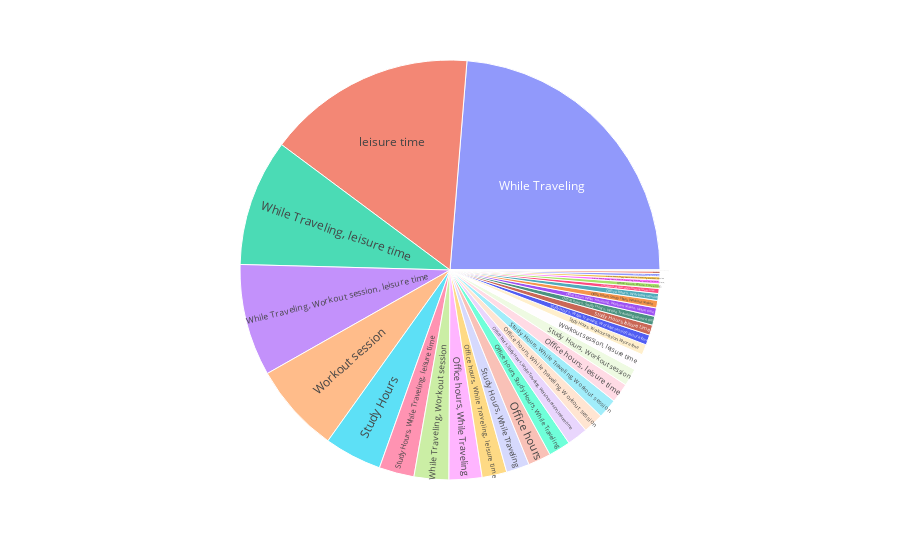

The notebook cell saved with this chart:
### Code cell
fig = px.sunburst(device, path=['music_lis_frequency'], values='index')
fig.show()

### Figure 1 — Plotly figure (JSON) as saved in the notebook; plotly's stock layout.template omitted (floating-point values rounded to 4 significant figures)
{"data": [{"branchvalues": "total", "domain": {"x": [0, 1], "y": [0, 1]}, "hovertemplate": "labels=%{label}<br>index=%{value}<br>parent=%{parent}<br>id=%{id}<extra></extra>", "ids": ["Office hours", "Office hours, Study Hours, While Traveling", "Office hours, Study Hours, While Traveling, Workout session", "Office hours, Study Hours, While Traveling, Workout session, leisure time", "Office hours, Study Hours, While Traveling, Workout session, leisure time, ", "Office hours, Study Hours, While Traveling, leisure time", "Office hours, Study Hours, Workout session", "Office hours, While Traveling", "Office hours, While Traveling, ", "Office hours, While Traveling, Workout session", "Office hours, While Traveling, Workout session, leisure time", "Office hours, While Traveling, leisure time", "Office hours, Workout session", "Office hours, Workout session, leisure time", "Office hours, leisure time", "Office hours,Study Hours, While Traveling, leisure time", "Random ", "Social gatherings ", "Study Hours", "Study Hours, While Traveling", "Study Hours, While Traveling, Workout session", "Study Hours, While Traveling, Workout session, leisure time", "Study Hours, While Traveling, leisure time", "Study Hours, Workout session", "Study Hours, Workout session, leisure time", "Study Hours, leisure time", "While Traveling", "While Traveling, Before bed ", "While Traveling, Workout session", "While Traveling, Workout session, leisure time", "While Traveling, Workout session, leisure time, Night time, when cooking", "While Traveling, leisure time", "Workout session", "Workout session, leisure time", "leisure time"], "labels": ["Office hours", "Office hours, Study Hours, While Traveling", "Office hours, Study Hours, While Traveling, Workout session", "Office hours, Study Hours, While Traveling, Workout session, leisure time", "Office hours, Study Hours, While Traveling, Workout session, leisure time, ", "Office hours, Study Hours, While Traveling, leisure time", "Office hours, Study Hours, Workout session", "Office hours, While Traveling", "Office hours, While Traveling, ", "Office hours, While Traveling, Workout session", "Office hours, While Traveling, Workout session, leisure time", "Office hours, While Traveling, leisure time", "Office hours, Workout session", "Office hours, Workout session, leisure time", "Office hours, leisure time", "Office hours,Study Hours, While Traveling, leisure time", "Random ", "Social gatherings ", "Study Hours", "Study Hours, While Traveling", "Study Hours, While Traveling, Workout session", "Study Hours, While Traveling, Workout session, leisure time", "Study Hours, While Traveling, leisure time", "Study Hours, Workout session", "Study Hours, Workout session, leisure time", "Study Hours, leisure time", "While Traveling", "While Traveling, Before bed ", "While Traveling, Workout session", "While Traveling, Workout session, leisure time", "While Traveling, Workout session, leisure time, Night time, when cooking", "While Traveling, leisure time", "Workout session", "Workout session, leisure time", "leisure time"], "name": "", "parents": ["", "", "", "", "", "", "", "", "", "", "", "", "", "", "", "", "", "", "", "", "", "", "", "", "", "", "", "", "", "", "", "", "", "", ""], "type": "sunburst", "values": [2375, 2279, 341, 2156, 382, 931, 775, 3423, 484, 2123, 873, 2571, 716, 3, 2040, 519, 254, 17, 5966, 2404, 2045, 1060, 3648, 1824, 1086, 1057, 31992, 329, 3600, 11635, 90, 13177, 9339, 1691, 21735]}], "layout": {"legend": {"tracegroupgap": 0}, "margin": {"t": 60}}}
